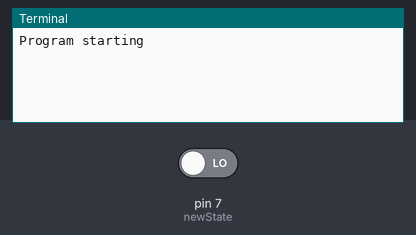
A program run on a simulated Raspberry Pi (header pin numbers). Parts: the last lines printed to the terminal. The test bench sets the inputs (shaded band); at power-on: pin 7 (newState) LOW.

Above: at 1.2 s.
1.3 s: pin 7 (newState) driven HIGH
At 2.4 s:
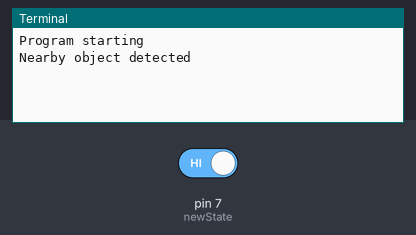
2.8 s: pin 7 (newState) driven LOW
At 3.6 s:
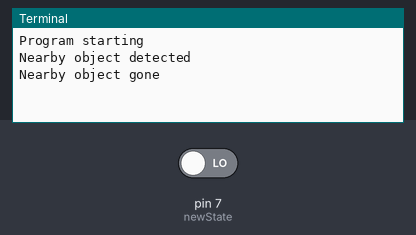

The program:

1._Detect_Proximity.py
```python
import RPi.GPIO as GPIO

GPIO.setmode(GPIO.BOARD)
GPIO.setup(7, GPIO.IN)
prevState = False
newState = False
try:
    print("Program starting")
    while True:
        newState = GPIO.input(7)
        if prevState != newState:
            prevState = newState
            if newState:
                print("Nearby object detected")
            else:
                print("Nearby object gone")

except:
    print("Program terminating")
```

Measured:
- after the input at 1.3 s, the terminal: prints a new line at once (image 1)
- after the input at 2.8 s, the terminal: prints a new line at once (image 2)
